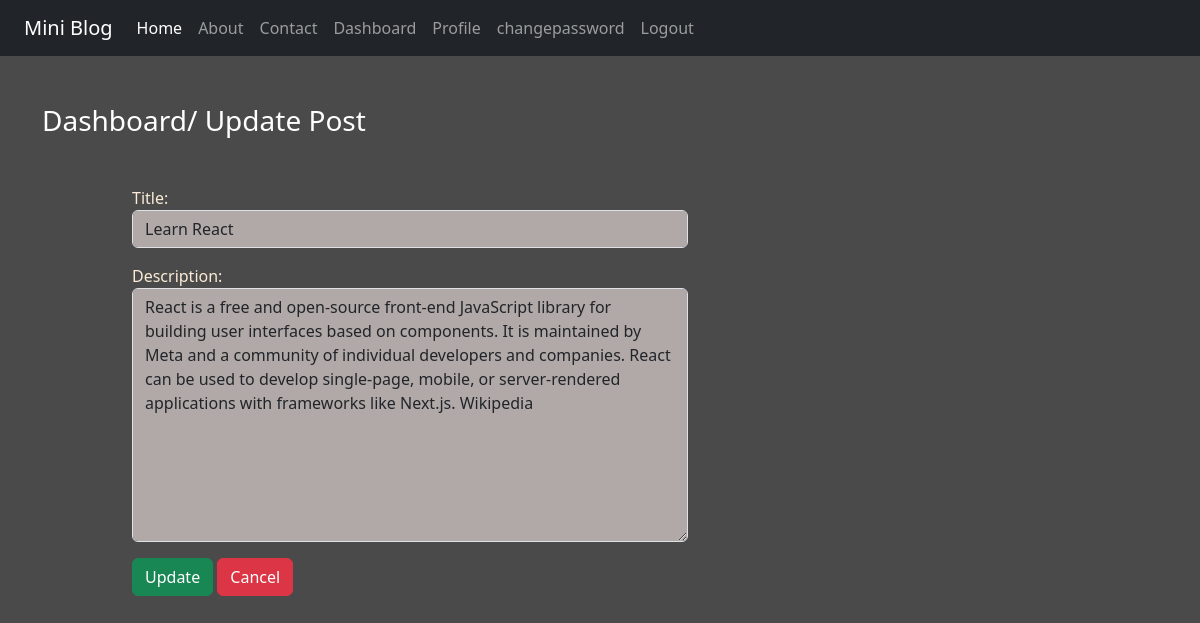
Screenshot of /updatepost/2/ (signed in) with the database file from the repository.
### blog/models.py (models this page shows, shortened)
class Post(models.Model):
    title=models.CharField(max_length=150)
    desc=models.TextField()
    author= models.ForeignKey(User,on_delete=models.CASCADE,null=True,blank=True,related_name='author')
    like=models.ManyToManyField(User,related_name='liked_by')
    unlike=models.ManyToManyField(User)
    created_at=models.DateTimeField(default=timezone.now)
    def liked_by(self):
        return ",".join([str(p) for p in self.like.all()])

### blog/views.py (the view)
# urls.py: path('updatepost/<int:id>/',views.updatepost,name='updatepost'),
def updatepost(request,id):
   if request.user.is_authenticated:
        if request.method == 'POST':
                getdata=Post.objects.get(id=id)
                formobject=Postform(request.POST,instance=getdata)
                if formobject.is_valid():
                    formobject.save()
                    messages.success(request,'You updated post successfully!!!')
                    formobject=Postform()
                    return HttpResponseRedirect('/dashboard/')
                return render(request,'blog/updatepost.html',{'form':formobject})
        else:
                get_data = Post.objects.get(id=id)
                if request.user==get_data.author:
                    formobject=Postform(instance=get_data)
                    return render(request,'blog/updatepost.html',{'form':formobject})
                else:
                    return HttpResponseRedirect('/dashboard/')
   else:
      return HttpResponseRedirect('/login/')

### blog/forms.py (shortened to what this page needs)
class Postform(forms.ModelForm):
    class Meta:
        model=Post
        fields=['title','desc']
        labels={'title':'Title',
                'desc':'Description'}
        widgets={
            'title':forms.TextInput(attrs={'class':'form-control'}),
            'desc':forms.Textarea(attrs={'class':'form-control'}),
            'author':forms.TextInput(attrs={'class':'form-control'}),
        }

### blog/templates/blog/updatepost.html (shortened to what this page needs)
{% extends  'blog/base.html' %}
{% load static %}
{% block content %}
 <div class="col-sm-10">
    <h3 class="text-white my-5">Dashboard/ Update Post</h3>
    <form action="" method="POST" novalidate>
      {{form.as_p}}
      <input type="submit" value="Update" class="btn btn-success">
      <a href="{% url 'dashboard' %}" class="btn btn-danger">Cancel</a>
    </form>
 </div>
{% endblock content %}

### blog/static/blog/css/style.css (style rules this page uses)
body { background-color: rgb(75,74,74); color: antiquewhite; }
.form-control { background-color: rgb(177,168,168); }
form { margin-left: 90px; width: 60%; }

### rows the page displays
Post: title "Learn React", desc "React is a free and open-source front-end JavaScript library for building user interfaces based on components. It is maintained by Meta and a community of individual developers and companies. React can be used to develop single-page, mobile, or server-rendered applications with frameworks like Next.js. Wikipedia"
